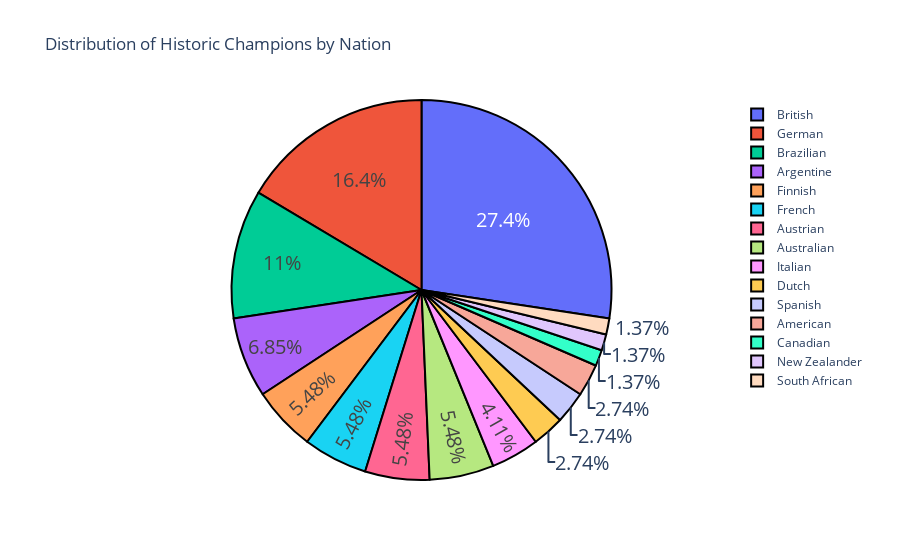

Notebook source saved alongside this figure:
### Markdown cell above
However not every driver is a Champion, a champion is the one who scores the most points in a season. The sum of all races points, from the same year and track the nationality. This will be able showcase only drivers that are being champions. With this we have only 72 Champions out of the 1000+ drivers. Could anyone be two-time? three time? duplicates? the 72 Champions are not unique some of them are even more successful to win more than once. However we are counting only the instance where the actual country won, meaning that a driver could win more than once and represent more than once that country which will be a variable towards our pie chart.

### Code cell
champion_nations = champions.nationality.value_counts().to_frame()
fig = go.Figure(data=[go.Pie(labels=champion_nations.index, values=champion_nations['nationality'])])
fig.update_traces(textfont_size=20,
                  marker=dict(line=dict(color='#000000', width=2)))
fig.update_layout(
    title="Distribution of Historic Champions by Nation")
fig.show()

### Figure 1 — Plotly figure (JSON) as saved in the notebook; plotly's stock layout.template omitted (floating-point values rounded to 4 significant figures)
{"data": [{"labels": ["British", "German", "Brazilian", "Argentine", "Finnish", "French", "Austrian", "Australian", "Italian", "Dutch", "Spanish", "American", "Canadian", "New Zealander", "South African"], "marker": {"line": {"color": "#000000", "width": 2}}, "textfont": {"size": 20}, "type": "pie", "values": [20, 12, 8, 5, 4, 4, 4, 4, 3, 2, 2, 2, 1, 1, 1]}], "layout": {"title": {"text": "Distribution of Historic Champions by Nation"}}}
